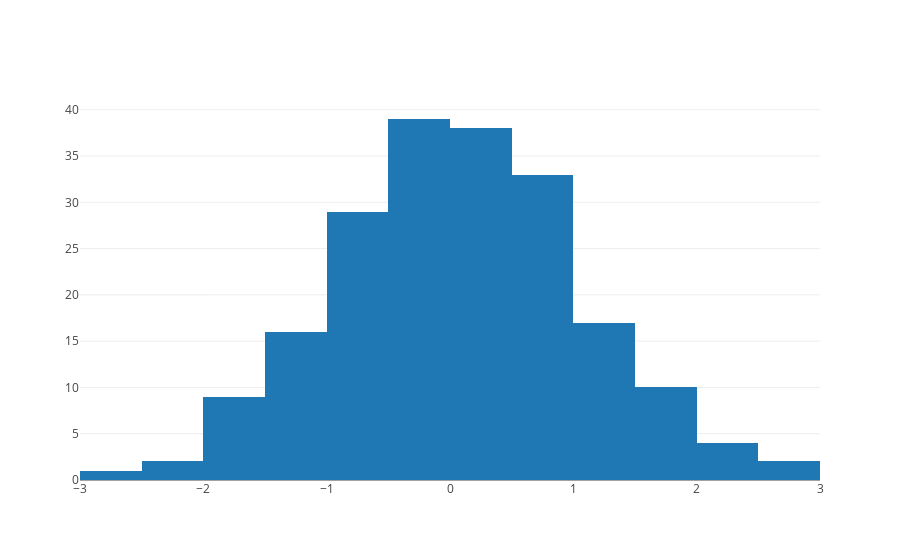

The notebook cell this image was saved under:
### Code cell
data = [trace]

offline.iplot(data)

### Figure 1 — Plotly figure (JSON) as saved in the notebook; plotly's stock layout.template omitted (floating-point values rounded to 4 significant figures; data arrays with more than 128 entries replaced by an {"elided": "..."} marker saying what was removed)
{"data": [{"type": "histogram", "x": {"elided": "200 float values"}}], "layout": {}}
